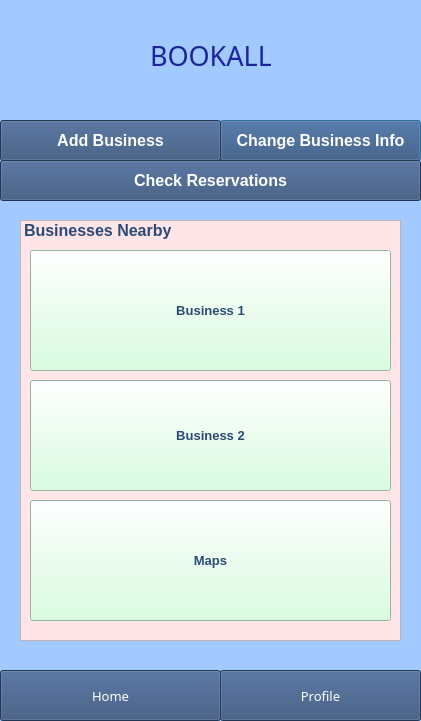
<?xml version="1.0" encoding="UTF-8"?>
<ui version="4.0">
 <class>Dialog</class>
 <widget class="QDialog" name="Dialog">
  <property name="geometry">
   <rect>
    <x>0</x>
    <y>0</y>
    <width>421</width>
    <height>721</height>
   </rect>
  </property>
  <property name="windowTitle">
   <string>Dialog</string>
  </property>
  <property name="styleSheet">
   <string notr="true">background-color: rgb(162, 202, 255);</string>
  </property>
  <widget class="QPushButton" name="FlightsButton">
   <property name="geometry">
    <rect>
     <x>220</x>
     <y>120</y>
     <width>201</width>
     <height>41</height>
    </rect>
   </property>
   <property name="font">
    <font>
     <pointsize>12</pointsize>
     <weight>75</weight>
     <bold>true</bold>
    </font>
   </property>
   <property name="styleSheet">
    <string notr="true">background-color: rgb(0, 170, 255);
background-color: rgb(48, 76, 118);
color: rgb(255, 255, 255);</string>
   </property>
   <property name="text">
    <string>Change Business Info</string>
   </property>
  </widget>
  <widget class="QListWidget" name="listWidget">
   <property name="geometry">
    <rect>
     <x>20</x>
     <y>220</y>
     <width>381</width>
     <height>421</height>
    </rect>
   </property>
   <property name="font">
    <font>
     <pointsize>12</pointsize>
     <weight>75</weight>
     <bold>true</bold>
    </font>
   </property>
   <property name="layoutDirection">
    <enum>Qt::LeftToRight</enum>
   </property>
   <property name="styleSheet">
    <string notr="true">background-color: rgb(255, 228, 232);
color: rgb(41, 75, 117);


</string>
   </property>
   <item>
    <property name="text">
     <string>Businesses Nearby</string>
    </property>
   </item>
  </widget>
  <widget class="QLabel" name="BOOKALL">
   <property name="geometry">
    <rect>
     <x>150</x>
     <y>30</y>
     <width>121</width>
     <height>51</height>
    </rect>
   </property>
   <property name="font">
    <font>
     <family>Forte</family>
     <pointsize>20</pointsize>
     <weight>50</weight>
     <bold>false</bold>
    </font>
   </property>
   <property name="styleSheet">
    <string notr="true">background-color: rgb(162, 202, 255);
color: rgb(27, 36, 156);

</string>
   </property>
   <property name="text">
    <string>BOOKALL</string>
   </property>
  </widget>
  <widget class="QPushButton" name="pushButton">
   <property name="geometry">
    <rect>
     <x>30</x>
     <y>250</y>
     <width>361</width>
     <height>121</height>
    </rect>
   </property>
   <property name="font">
    <font>
     <pointsize>10</pointsize>
     <weight>75</weight>
     <bold>true</bold>
    </font>
   </property>
   <property name="layoutDirection">
    <enum>Qt::LeftToRight</enum>
   </property>
   <property name="styleSheet">
    <string notr="true">color: rgb(41, 75, 117);
background-color: rgb(206, 255, 217);</string>
   </property>
   <property name="text">
    <string>Business 1</string>
   </property>
  </widget>
  <widget class="QPushButton" name="pushButton_2">
   <property name="geometry">
    <rect>
     <x>30</x>
     <y>380</y>
     <width>361</width>
     <height>111</height>
    </rect>
   </property>
   <property name="font">
    <font>
     <pointsize>10</pointsize>
     <weight>75</weight>
     <bold>true</bold>
    </font>
   </property>
   <property name="layoutDirection">
    <enum>Qt::LeftToRight</enum>
   </property>
   <property name="styleSheet">
    <string notr="true">color: rgb(41, 75, 117);
background-color: rgb(206, 255, 217);</string>
   </property>
   <property name="text">
    <string>Business 2</string>
   </property>
  </widget>
  <widget class="QPushButton" name="pushButton_3">
   <property name="geometry">
    <rect>
     <x>30</x>
     <y>500</y>
     <width>361</width>
     <height>121</height>
    </rect>
   </property>
   <property name="font">
    <font>
     <pointsize>10</pointsize>
     <weight>75</weight>
     <bold>true</bold>
    </font>
   </property>
   <property name="layoutDirection">
    <enum>Qt::LeftToRight</enum>
   </property>
   <property name="styleSheet">
    <string notr="true">color: rgb(41, 75, 117);
background-color: rgb(206, 255, 217);</string>
   </property>
   <property name="text">
    <string>Maps</string>
   </property>
  </widget>
  <widget class="QPushButton" name="TransportButton">
   <property name="geometry">
    <rect>
     <x>0</x>
     <y>160</y>
     <width>421</width>
     <height>41</height>
    </rect>
   </property>
   <property name="font">
    <font>
     <pointsize>12</pointsize>
     <weight>75</weight>
     <bold>true</bold>
    </font>
   </property>
   <property name="styleSheet">
    <string notr="true">background-color: rgb(0, 170, 255);
background-color: rgb(48, 76, 118);
color: rgb(255, 255, 255);</string>
   </property>
   <property name="text">
    <string>Check Reservations</string>
   </property>
  </widget>
  <widget class="QPushButton" name="AddBusinessButton">
   <property name="geometry">
    <rect>
     <x>0</x>
     <y>120</y>
     <width>221</width>
     <height>41</height>
    </rect>
   </property>
   <property name="font">
    <font>
     <pointsize>12</pointsize>
     <weight>75</weight>
     <bold>true</bold>
    </font>
   </property>
   <property name="styleSheet">
    <string notr="true">background-color: rgb(0, 170, 255);
background-color: rgb(48, 76, 118);
color: rgb(255, 255, 255);</string>
   </property>
   <property name="text">
    <string>Add Business</string>
   </property>
  </widget>
  <widget class="QPushButton" name="ProfileButton">
   <property name="geometry">
    <rect>
     <x>220</x>
     <y>670</y>
     <width>201</width>
     <height>51</height>
    </rect>
   </property>
   <property name="font">
    <font>
     <family>Arial Rounded MT Bold</family>
     <pointsize>10</pointsize>
     <weight>50</weight>
     <bold>false</bold>
    </font>
   </property>
   <property name="styleSheet">
    <string notr="true">background-color: rgb(0, 170, 255);
background-color: rgb(48, 76, 118);
color: rgb(255, 255, 255);</string>
   </property>
   <property name="text">
    <string>Profile</string>
   </property>
   <property name="default">
    <bool>false</bool>
   </property>
   <property name="flat">
    <bool>false</bool>
   </property>
  </widget>
  <widget class="QPushButton" name="HomeButton">
   <property name="geometry">
    <rect>
     <x>0</x>
     <y>670</y>
     <width>221</width>
     <height>51</height>
    </rect>
   </property>
   <property name="font">
    <font>
     <family>Arial Rounded MT Bold</family>
     <pointsize>10</pointsize>
     <weight>50</weight>
     <bold>false</bold>
    </font>
   </property>
   <property name="styleSheet">
    <string notr="true">background-color: rgb(0, 170, 255);
background-color: rgb(48, 76, 118);
color: rgb(255, 255, 255);</string>
   </property>
   <property name="text">
    <string>Home</string>
   </property>
   <property name="default">
    <bool>false</bool>
   </property>
   <property name="flat">
    <bool>false</bool>
   </property>
  </widget>
 </widget>
 <resources/>
 <connections/>
</ui>
